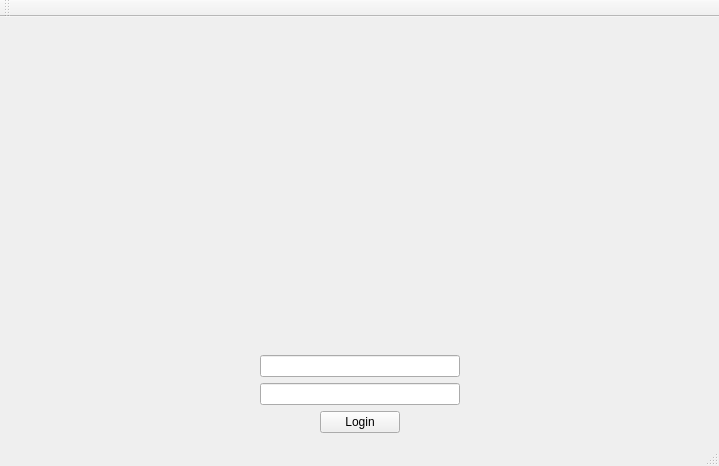
<?xml version="1.0" encoding="UTF-8"?>
<ui version="4.0">
 <class>OI_inventoryWindow</class>
 <widget class="QMainWindow" name="OI_inventoryWindow">
  <property name="geometry">
   <rect>
    <x>0</x>
    <y>0</y>
    <width>719</width>
    <height>466</height>
   </rect>
  </property>
  <property name="windowTitle">
   <string>OI_inventoryWindow</string>
  </property>
  <widget class="QWidget" name="centralWidget">
   <layout class="QVBoxLayout" name="verticalLayout">
    <item>
     <layout class="QHBoxLayout" name="horizontalLayout">
      <item>
       <spacer name="horizontalSpacer">
        <property name="orientation">
         <enum>Qt::Horizontal</enum>
        </property>
        <property name="sizeHint" stdset="0">
         <size>
          <width>40</width>
          <height>20</height>
         </size>
        </property>
       </spacer>
      </item>
      <item>
       <layout class="QVBoxLayout" name="verticalLayout_2">
        <item>
         <widget class="QLabel" name="label">
          <property name="text">
           <string/>
          </property>
          <property name="pixmap">
           <pixmap resource="imageres.qrc">:/logo/simpleLogo/Images/logo.png</pixmap>
          </property>
         </widget>
        </item>
        <item>
         <spacer name="verticalSpacer">
          <property name="orientation">
           <enum>Qt::Vertical</enum>
          </property>
          <property name="sizeHint" stdset="0">
           <size>
            <width>20</width>
            <height>40</height>
           </size>
          </property>
         </spacer>
        </item>
        <item>
         <layout class="QHBoxLayout" name="horizontalLayout_5">
          <item>
           <spacer name="horizontalSpacer_5">
            <property name="orientation">
             <enum>Qt::Horizontal</enum>
            </property>
            <property name="sizeHint" stdset="0">
             <size>
              <width>40</width>
              <height>20</height>
             </size>
            </property>
           </spacer>
          </item>
          <item>
           <widget class="QLineEdit" name="lineEdit">
            <property name="minimumSize">
             <size>
              <width>200</width>
              <height>0</height>
             </size>
            </property>
           </widget>
          </item>
          <item>
           <spacer name="horizontalSpacer_6">
            <property name="orientation">
             <enum>Qt::Horizontal</enum>
            </property>
            <property name="sizeHint" stdset="0">
             <size>
              <width>40</width>
              <height>20</height>
             </size>
            </property>
           </spacer>
          </item>
         </layout>
        </item>
        <item>
         <layout class="QVBoxLayout" name="verticalLayout_3">
          <item>
           <layout class="QHBoxLayout" name="horizontalLayout_4">
            <item>
             <spacer name="horizontalSpacer_4">
              <property name="orientation">
               <enum>Qt::Horizontal</enum>
              </property>
              <property name="sizeHint" stdset="0">
               <size>
                <width>40</width>
                <height>20</height>
               </size>
              </property>
             </spacer>
            </item>
            <item>
             <widget class="QLineEdit" name="lineEdit_2">
              <property name="minimumSize">
               <size>
                <width>200</width>
                <height>0</height>
               </size>
              </property>
              <property name="cursor">
               <cursorShape>WaitCursor</cursorShape>
              </property>
              <property name="echoMode">
               <enum>QLineEdit::Password</enum>
              </property>
             </widget>
            </item>
            <item>
             <spacer name="horizontalSpacer_7">
              <property name="orientation">
               <enum>Qt::Horizontal</enum>
              </property>
              <property name="sizeHint" stdset="0">
               <size>
                <width>40</width>
                <height>20</height>
               </size>
              </property>
             </spacer>
            </item>
           </layout>
          </item>
          <item>
           <layout class="QHBoxLayout" name="horizontalLayout_2">
            <item>
             <spacer name="horizontalSpacer_3">
              <property name="orientation">
               <enum>Qt::Horizontal</enum>
              </property>
              <property name="sizeHint" stdset="0">
               <size>
                <width>40</width>
                <height>20</height>
               </size>
              </property>
             </spacer>
            </item>
            <item>
             <widget class="QPushButton" name="pushButton">
              <property name="text">
               <string>Login</string>
              </property>
             </widget>
            </item>
            <item>
             <spacer name="horizontalSpacer_8">
              <property name="orientation">
               <enum>Qt::Horizontal</enum>
              </property>
              <property name="sizeHint" stdset="0">
               <size>
                <width>40</width>
                <height>20</height>
               </size>
              </property>
             </spacer>
            </item>
           </layout>
          </item>
         </layout>
        </item>
       </layout>
      </item>
      <item>
       <spacer name="horizontalSpacer_2">
        <property name="orientation">
         <enum>Qt::Horizontal</enum>
        </property>
        <property name="sizeHint" stdset="0">
         <size>
          <width>40</width>
          <height>20</height>
         </size>
        </property>
       </spacer>
      </item>
     </layout>
    </item>
   </layout>
  </widget>
  <widget class="QMenuBar" name="menuBar">
   <property name="geometry">
    <rect>
     <x>0</x>
     <y>0</y>
     <width>719</width>
     <height>21</height>
    </rect>
   </property>
  </widget>
  <widget class="QToolBar" name="mainToolBar">
   <attribute name="toolBarArea">
    <enum>TopToolBarArea</enum>
   </attribute>
   <attribute name="toolBarBreak">
    <bool>false</bool>
   </attribute>
  </widget>
  <widget class="QStatusBar" name="statusBar"/>
 </widget>
 <layoutdefault spacing="6" margin="11"/>
 <resources>
  <include location="imageres.qrc"/>
 </resources>
 <connections/>
</ui>
